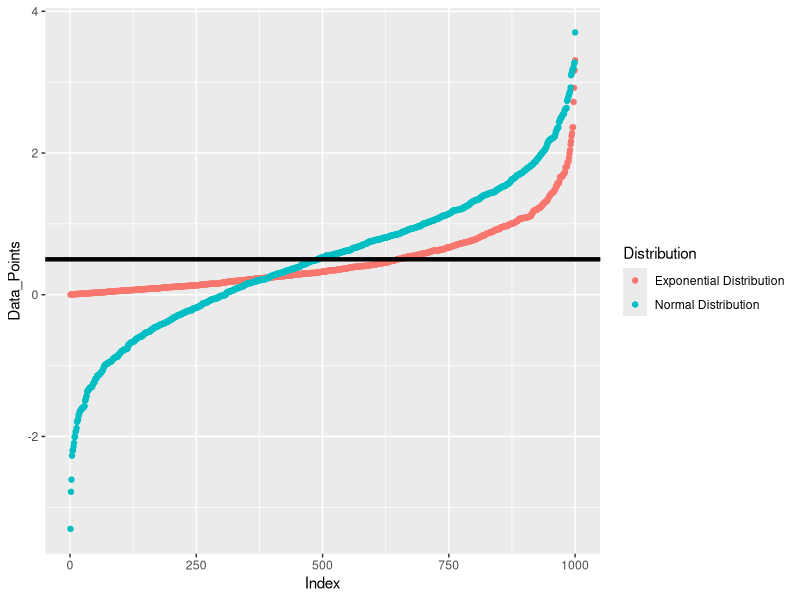
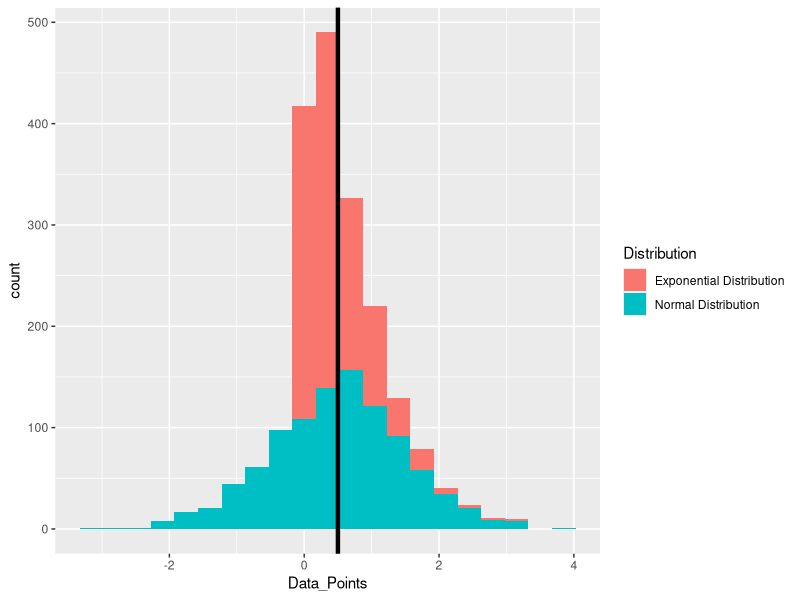
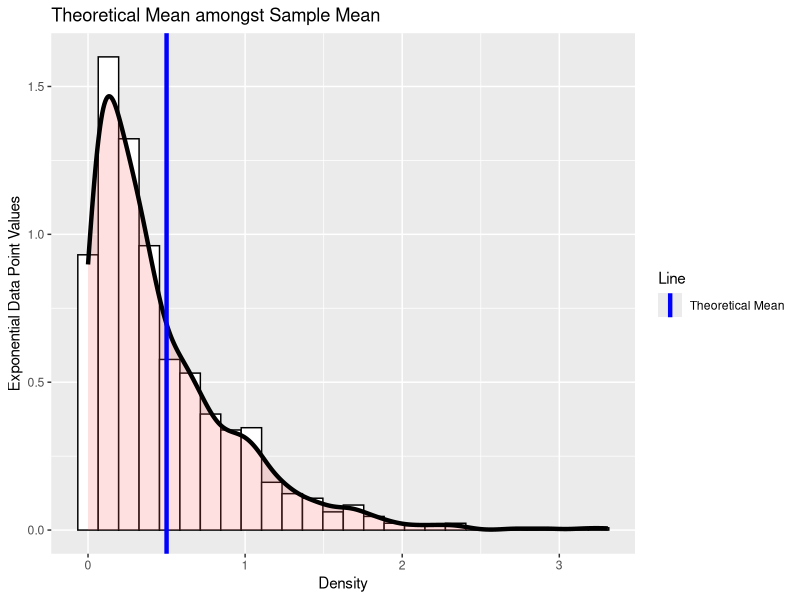

Generate these figures, in order, with R:
## ---- chunk 1
knitr::opts_chunk$set(echo = TRUE)
library(ggplot2)
## ---- chunk 2
lambda <- 2
n <- 40
n_sim <- 1000

# Random numbers from the distribution
ExpDataPts <- matrix(rexp(n_sim, lambda)) # Exp dist
NormalDataPts <- matrix(rnorm(n_sim, 1/lambda)) # Normal dist.

## ---- chunk 3
# Line plot for both
Y <- c(sort(ExpDataPts), sort(NormalDataPts))
X <- c(rep(1:n_sim,2))

PlotDf <- data.frame(Index = X, "Data_Points" = Y, Distribution = c(rep("Exponential Distribution", n_sim), rep("Normal Distribution", n_sim)))


# Plotting
g <- ggplot(data = PlotDf, aes(Index, Data_Points))
g <- g + geom_point(aes(color = Distribution)) + geom_hline(yintercept = 1/lambda, size = 1.5)
print(g)

## ---- chunk 4

g <- ggplot(data = PlotDf, aes(x = Data_Points)) + geom_histogram(aes(fill = Distribution), binwidth = 0.35)  + geom_vline(xintercept = 1/lambda, size = 1.5)

print(g) 

## ---- chunk 5

PlotDf <- data.frame(Data_Points = ExpDataPts, Index = 1:n_sim)

Stat <- data.frame(x = c(1/lambda), Line = c("Theoretical Mean"))

g <- ggplot(data=PlotDf, aes(x = Data_Points)) + 
            geom_histogram(aes(y =..density..), binwidth = 0.13, fill="white", color = "black") + 
            geom_density(size = 1.5, color="black", fill = "#FF6666", alpha = 0.2) + 
            geom_vline(aes(xintercept = x, linetype = Line),data=Stat, color = "BLUE", size = 1.5, show.legend = TRUE) + 
            labs(title = "Theoretical Mean amongst Sample Mean") + 
            labs(x= "Density", y = "Exponential Data Point Values") 

print(g)

## ---- chunk 6

## ---- chunk 7

